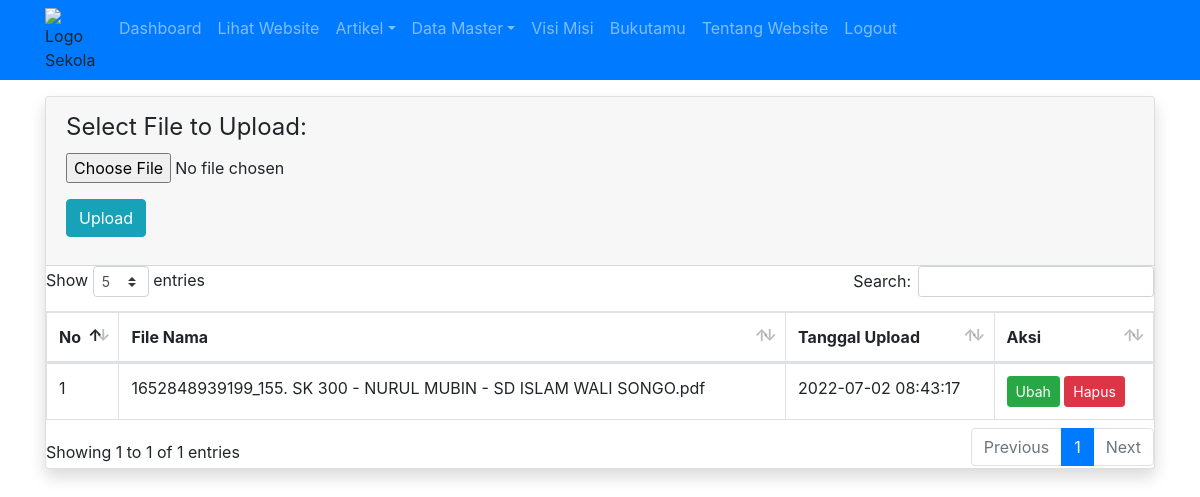
The page /admin/upload/index.php (signed in) on the database its author committed.
### tables this page shows
CREATE TABLE `tbl_files` (
  `id` int(9) NOT NULL,
  `filename` varchar(255) NOT NULL,
  `created` datetime NOT NULL
);

### admin/upload/index.php (the view, shortened to what this page needs)
<?php
require_once '../../koneksi.php';
$query = mysqli_query($koneksi, "SELECT id, filename, created FROM tbl_files");
?>
<!DOCTYPE html>
<html>
<head>
    <link rel="stylesheet" href="../../resources/datatables/datatables.min.css">
    <link rel="stylesheet" href="../../resources/css/bootstrap.min.css">
</head>
<body>
    <?php require_once '../navbar.php'; ?>
    <div class="container mt-3">
        <div class="row">
            <div class="col">
                <div class="card shadow">
                    <div class="card-header">
                        <div class="clearfix">
        <form action="upload.php" method="post" enctype="multipart/form-data">
            <legend>Select File to Upload:</legend>
            <div class="form-group">
                <input type="file" name="file1" />
            </div>
            <div class="form-group">
                <input type="submit" name="submit" value="Upload" class="btn btn-info"/>
            </div>
        </form>
        </div>
    </div>
                        <table id="table_id" class="dataTable table table-bordered">
                            <thead>
                                <tr>
                                    <th>No</th>
                                    <th>File Nama</th>
                                    <th>Tanggal Upload</th>
                                    <th>Aksi</th>
                                </tr>
                            </thead>
                            <tbody>
                <?php
                $no = 1;
                while($row = mysqli_fetch_assoc($query)) : ?>
                <tr>
                    <td><?php echo $no++; ?></td>
                    <td><?php echo $row['filename']; ?></td>
                    <td><?php echo $row['created']; ?></td>
                    <td>
                         <a href="ubah.php?id=<?= $row['id'] ?>" class="btn btn-success btn-sm">Ubah</a>
                        <a href="hapus.php?id=<?= $row['id'] ?>" class="btn btn-danger btn-sm" onclick="return confirm('apakah anda yakin?')">Hapus</a>
                    </td>
                </tr>
                <?php endwhile; ?>
                </tbody>
                        </table>
                    </div>
                </div>
            </div>
        </div>
</body>
</html>

### rows shown on the page
tbl_files: filename "1652848939199_155. SK 300 - NURUL MUBIN - SD ISLAM WALI SONGO.pdf", created "2022-07-02 08:43:17"
